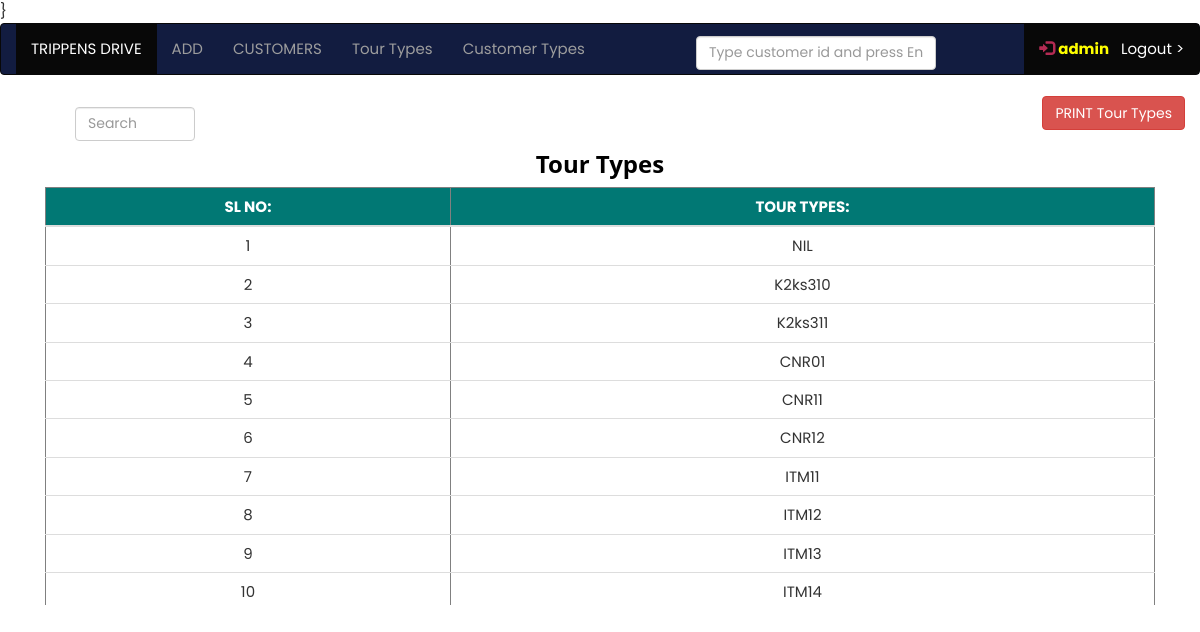
Page /view/view_tour_types.php (signed in) on the committed database.
### tables this page shows
CREATE TABLE `tour_type` (
  `tour_id` int(11) NOT NULL,
  `tour_type` varchar(250) NOT NULL
);

### view/view_tour_types.php (the view, shortened to what this page needs)
<?php
include("../main/navbar.php");
 ?>
<!DOCTYPE html>
<html>
<head>
</head>
<body>
 <div class="container" style="height: 42vw;">
    <div class="col-md-12">
    <div class="container">
    <div class="col-lg-4" ><input class="form-control" placeholder="Search" id="myInput" type="text" style="width: 10vw; *background-color: white; margin-top: 1vw; color: black;">   </div>
    <div class="col-lg-6" > </div>
    <div class="col-lg-8" style="text-align:  right;"><button class="btn btn-danger"  onclick="print_page()">PRINT Tour Types</button>
    </div>
    </div>
    </div>
    <div id="printableArea"  class="col-md-12" >
      <h3 style="text-align: center;"><b>Tour Types</b></h3>
    <table border="1" class="table" >
        <thead >
                   <tr>
                      <th> SL NO:</th>
                      <th>TOUR  TYPES:</th>
                    </tr>
        </thead>
<tbody id="table">
<?php
        $sql="SELECT `tour_id`, `tour_type` FROM `tour_type` ";
      $query=mysqli_query($conn,$sql);
      while($fetch=mysqli_fetch_array($query))
      {
       $tour_id=$fetch["tour_id"];
       $tour_type=$fetch["tour_type"];
?>
   <tr class="table_row">
     <td style="cursor: pointer;" > <?php echo $tour_id;?> </td>
     <td style="cursor: pointer;"> <?php echo $tour_type;?> </td>
   </tr>
    <?php
}
?>
</tbody>
</table>
</div>
</div>
</body>
</html>

### main/navbar.php (shortened to what this page needs)
  <?php
  $user_name = $_SESSION["username"];
   ?>
<!DOCTYPE html>
<html>
<head>
  <link rel="stylesheet" href="https://maxcdn.bootstrapcdn.com/bootstrap/3.4.0/css/bootstrap.min.css">
  <link rel="stylesheet" href="../css/w3.css">
  <link rel="stylesheet" href="../css/tab.css">
  <link rel="stylesheet" type="text/css" href="../css/sweetalert.css"><label hidden="">invalid</label>
}
</head>
<body >
<nav class="navbar navbar-inverse"
style="background-color:
        <?php if ($user_name=="admin"){echo "#121c40";} else {echo "#730532";} ?>
    ;"
>
  <div class="container-fluid">
    <ul class="nav navbar-nav" style="display:
        <?php if ($user_name=="admin"){echo "block";} else {echo "none";} ?>
    ;">
      <li class="active"><a href="#">TRIPPENS DRIVE</a></li>
      <li><a href="../main/add.php">ADD</a></li>
      <li><a  href="../view/view_customer.php">CUSTOMERS</a></li>
      <li><a  href="../view/view_tour_types.php">Tour Types</a></li>
      <li><a  href="../view/view_customer_types.php">Customer Types</a></li>
</ul>
<ul class="nav navbar-nav"><li >
      <input  class="form-control" placeholder="Type customer id and press Enter" id="staff_id" onchange="item_sales(this.value);" type="text" style="width: 20vw; background-color: none;margin-left: 8vw; margin-top: 1vw; color: black;">
    </li></ul>
    <ul class="nav navbar-nav navbar-right">
      <li class="active"><a href="../logout.php"><span class="glyphicon glyphicon-log-in"></span> <b style="color: yellow;"><?php echo $user_name;?></b> &nbsp; Logout ></a></li>
    </ul>
  </div>
</nav>
 <div class="main" id="main_div" style="overflow: auto; height: 42.5vw;">

### css/w3.css (style rules this page uses)
html { box-sizing:border-box }
*,*:before,*:after { box-sizing:inherit }
html { -ms-text-size-adjust:100%;-webkit-text-size-adjust:100% }
body { margin:0 }
article,aside,details,figcaption,figure,footer,header,main,menu,nav,section { display:block }
a { background-color:transparent }
b,strong { font-weight:bolder }
button,input,select,textarea,optgroup { font:inherit;margin:0 }
button,input { overflow:visible }
button,select { text-transform:none }
button,[type=button],[type=reset],[type=submit] { -webkit-appearance:button }
html,body { font-family:Verdana,sans-serif;font-size:15px;line-height:1.5 }
html { overflow-x:hidden }
h3 { font-size:24px }
h1,h2,h3,h4,h5,h6 { font-family:"Segoe UI",Arial,sans-serif;font-weight:400;margin:10px 0 }
a { color:inherit }

### main/navbar.php (style rules this page uses)
body { margin:0; }

### rows in the picture
tour_type: tour_id "1", tour_type "NIL"
tour_type: tour_id "2", tour_type "K2ks310"
tour_type: tour_id "3", tour_type "K2ks311"
tour_type: tour_id "4", tour_type "CNR01"
tour_type: tour_id "5", tour_type "CNR11"
tour_type: tour_id "6", tour_type "CNR12"
tour_type: tour_id "7", tour_type "ITM11"
tour_type: tour_id "8", tour_type "ITM12"
tour_type: tour_id "9", tour_type "ITM13"
tour_type: tour_id "10", tour_type "ITM14"

### other values in the picture
$user_name "admin"
